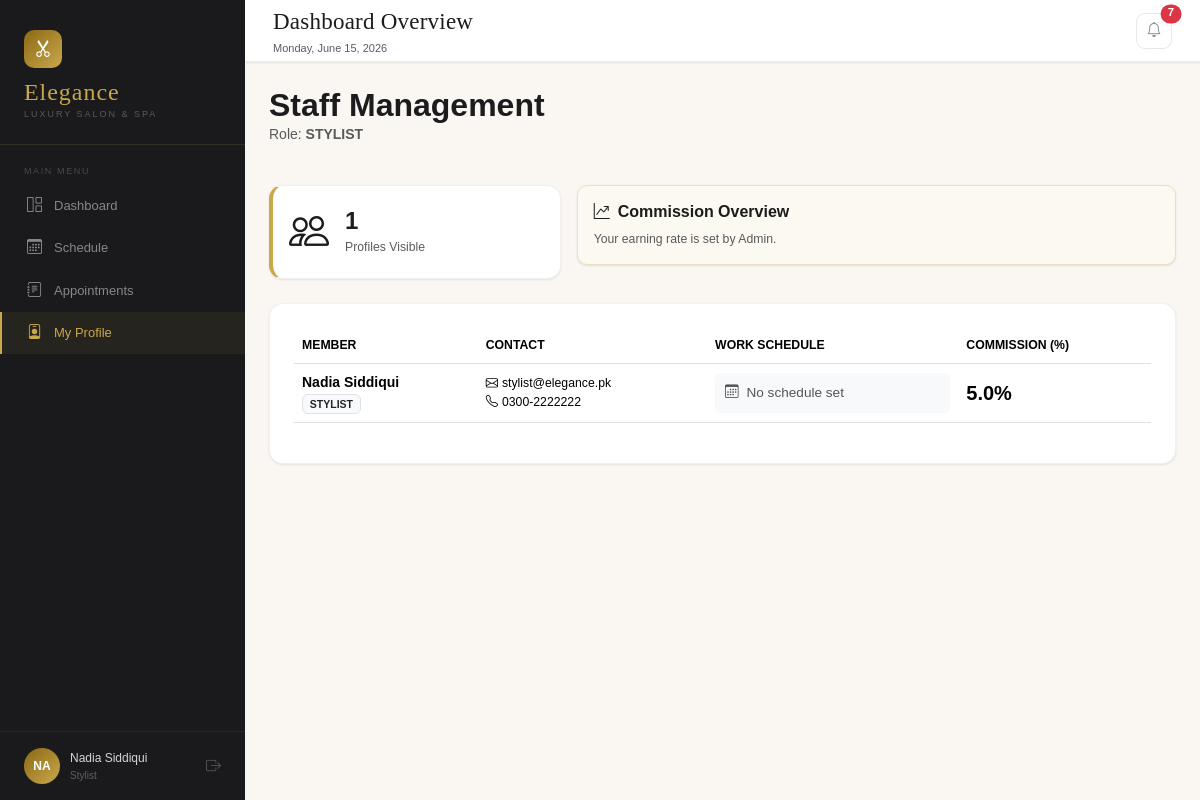
The app's page /dashboard/staff.php (signed in) with its own data.
### tables this page shows
CREATE TABLE `users` (
  `id` int(11) NOT NULL,
  `name` varchar(100) NOT NULL,
  `email` varchar(150) NOT NULL,
  `phone` varchar(20) DEFAULT NULL,
  `password` varchar(255) NOT NULL,
  `role` enum('admin','receptionist','stylist','client') DEFAULT 'client',
  `status` enum('active','inactive') DEFAULT 'active',
  `created_at` timestamp NOT NULL DEFAULT current_timestamp(),
  `gender` enum('male','female','other') DEFAULT NULL,
  `dob` date DEFAULT NULL,
  `address` text DEFAULT NULL,
  `bio` text DEFAULT NULL,
  `commission_rate` decimal(5,2) DEFAULT 0.00,
  `work_schedule` text DEFAULT NULL,
  `preferred_stylist_id` int(11) DEFAULT NULL,
  `preferences` text DEFAULT NULL,
  `notes` text DEFAULT NULL
);

### includes/auth.php (called while the page is built, shortened)
<?php
function getUserRole()
{
    return isset($_SESSION['role']) ? $_SESSION['role'] : null;
}
function getUserId()
{
    return isset($_SESSION['user_id']) ? $_SESSION['user_id'] : null;
}

### dashboard/staff.php (the view, shortened to what this page needs)
<?php
require_once '../includes/auth.php';
require_once '../includes/db.php';
$current_user_id = getUserId();
$current_role = getUserRole();
if ($current_role === 'stylist') {
    $query = "SELECT * FROM users WHERE id = $current_user_id";
} else {
    $query = "SELECT * FROM users WHERE role IN ('admin', 'receptionist', 'stylist') ORDER BY role, name ASC";
}
$result = $conn->query($query);
$countRes = $conn->query("SELECT COUNT(*) as total FROM users WHERE role IN ('admin', 'receptionist', 'stylist')");
$totalStaff = $countRes->fetch_assoc()['total'];
?>
<!DOCTYPE html>
<html lang="en">
<head>
    <link href="../assets/css/bootstrap.min.css" rel="stylesheet">
    <link href="https://cdn.jsdelivr.net/npm/bootstrap-icons@1.11.0/font/bootstrap-icons.css" rel="stylesheet">
    <link rel="stylesheet" href="../assets/css/dashboard.css">
</head>
<body>
    <?php include('../includes/sidebar.php'); ?>
    <div class="main-area">
        <?php include('../includes/topbar.php'); ?>
        <div class="content-area container-fluid px-4 py-4">
            <div class="d-flex justify-content-between align-items-center mb-4">
                <div>
                    <h2 class="fw-bold m-0">Staff Management</h2>
                    <p class="text-muted">Role: <span class="text-gold fw-bold text-uppercase"><?php echo $current_role; ?></span></p>
                </div>
            </div>
            <div class="row g-3 mb-4">
                <div class="col-md-4">
                    <div class="panel p-3 d-flex align-items-center gap-3" style="border-left: 4px solid var(--gold);">
                        <div class="fs-1 text-gold"><i class="bi bi-people"></i></div>
                        <div>
                            <h4 class="m-0 fw-bold"><?php echo ($current_role === 'stylist') ? '1' : $totalStaff; ?></h4>
                            <small class="text-muted">Profiles Visible</small>
                        </div>
                    </div>
                </div>
                <?php if ($current_role === 'stylist' || $current_role === 'admin'): ?>
                    <div class="col-md-8">
                        <div class="panel p-3 comm-card">
                            <h6 class="fw-bold mb-2"><i class="bi bi-graph-up-arrow me-2"></i>Commission Overview</h6>
                            <div class="small text-muted">
                                <?php echo ($current_role === 'stylist') ? "Your earning rate is set by Admin." : "Admins can modify percentage rates for all stylists."; ?>
                            </div>
                        </div>
                    </div>
                <?php endif; ?>
            </div>
            <div class="panel p-4">
                <div class="table-responsive">
                    <table class="table custom-table align-middle">
                        <thead>
                            <tr class="text-muted small">
                                <th>MEMBER</th>
                                <th>CONTACT</th>
                                <th>WORK SCHEDULE</th>
                                <th>COMMISSION (%)</th>
                            </tr>
                        </thead>
                        <tbody>
                            <?php while ($row = $result->fetch_assoc()): ?>
                                <tr>
                                    <td>
                                        <div class="fw-bold"><?php echo htmlspecialchars($row['name']); ?></div>
                                        <span class="badge bg-light text-dark border small text-uppercase"><?php echo $row['role']; ?></span>
                                    </td>
                                    <td>
                                        <div class="small"><i class="bi bi-envelope me-1"></i><?php echo $row['email']; ?></div>
                                        <div class="small"><i class="bi bi-telephone me-1"></i><?php echo $row['phone'] ?? 'N/A'; ?></div>
                                    </td>
                                    <td>
                                        <div class="schedule-box">
                                            <i class="bi bi-calendar3 me-1"></i> <?php echo !empty($row['work_schedule']) ? htmlspecialchars($row['work_schedule']) : 'No schedule set'; ?>
                                        </div>
                                    </td>
                                    <td>
                                        <span class="fs-5 fw-bold text-gold"><?php echo number_format($row['commission_rate'], 1); ?>%</span>
                                    </td>
                                </tr>
                            <?php endwhile; ?>
                        </tbody>
                    </table>
                </div>
            </div>
        </div>
    </div>
</body>
</html>

### assets/css/dashboard.css (style rules this page uses)
:root { --gold: #c9a84c; --gold-light: #e8d4a0; --gold-dark: #8b6914; --cream: #faf7f2; --blush: #f2e8e4; --rose: #c48b8b; --charcoal: #1c1c1e; --sidebar-bg: #1a1a1c; --sidebar-width: 245px; --font-display: "Cormorant Garamond", serif; --font-body: "DM Sans", sans-serif; --panel-radius: 14px; --shadow-sm: 0 1px 3px rgba(0, 0, 0, 0.06), 0 1px 2px rgba(0, 0, 0, 0.04); }
* { margin: 0; padding: 0; box-sizing: border-box; }
body { font-family: var(--font-body); background: var(--cream); color: var(--charcoal); display: flex; height: 100vh; overflow: hidden; font-size: 14px; line-height: 1.5; }
.panel { background: white; border-radius: var(--panel-radius); border: 1px solid rgba(0, 0, 0, 0.055); overflow: hidden; box-shadow: var(--shadow-sm); }
.main-area { flex: 1; display: flex; flex-direction: column; overflow: hidden; min-width: 0; }
.content-area { flex: 1; overflow-y: auto; padding: 26px 28px 40px; }

### dashboard/staff.php (style rules this page uses)
.comm-card { background: #fcf9f0; border: 1px solid #e9dfc4; border-radius: 10px; }
.schedule-box { font-size: 0.85rem; color: #555; background: #f8f9fa; padding: 10px; border-radius: 5px; }

### records on screen
users: name "Nadia Siddiqui", role "STYLIST", email "stylist@elegance.pk", phone "0300-2222222", work_schedule "No schedule set", commission_rate "5.0"

### other values on screen
substr(getUserName(), 0, 2) "NA"
getUserName() "Nadia Siddiqui"
getUserRole() "Stylist"
$notif_count "7"
$current_role "STYLIST"
